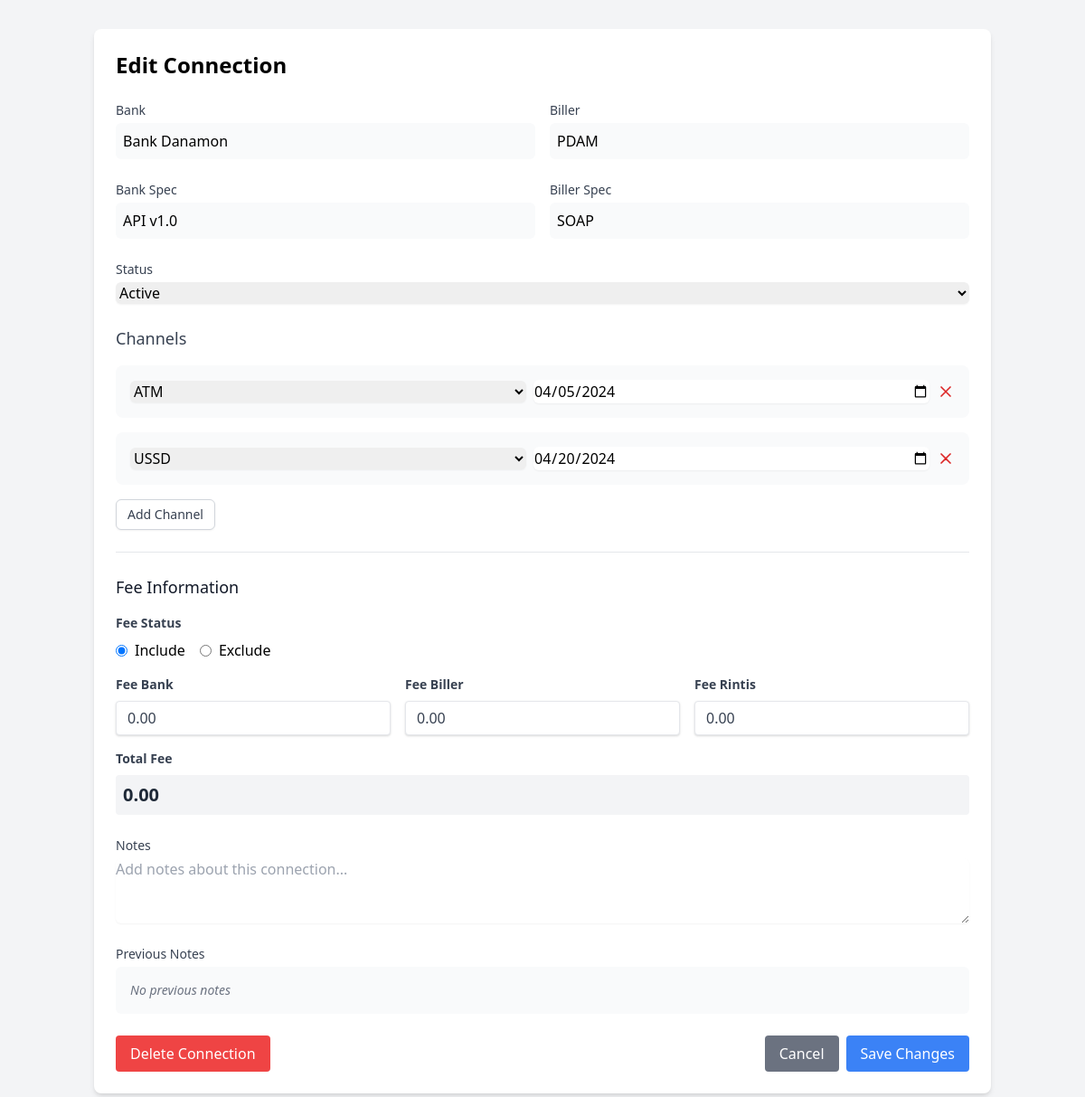
/edit_connection.php?id=17 (signed in), run on the app's committed database.
### tables this page shows
CREATE TABLE `prima_data` (
    `id` int(11) NOT NULL AUTO_INCREMENT,
    `bank_id` BIGINT NOT NULL,
    `biller_id` BIGINT NOT NULL,
    `bank_spec_id` int(11) NOT NULL,
    `biller_spec_id` int(11) NOT NULL,
    `date_live` date NOT NULL,
    `status` enum('active','inactive') NOT NULL DEFAULT 'active',
    `fee_bank` DECIMAL(10,2) DEFAULT 0.00,
    `fee_biller` DECIMAL(10,2) DEFAULT 0.00,
    `fee_rintis` DECIMAL(10,2) DEFAULT 0.00,
    `fee_included` TINYINT(1) NOT NULL DEFAULT 1,
    `notes` TEXT DEFAULT NULL,
    `created_by` INT NOT NULL,
    `updated_by` INT NOT NULL,
    `created_at` TIMESTAMP DEFAULT CURRENT_TIMESTAMP,
    `updated_at` TIMESTAMP DEFAULT CURRENT_TIMESTAMP ON UPDATE CURRENT_TIMESTAMP,
    PRIMARY KEY (`id`),
    FOREIGN KEY (bank_id) REFERENCES banks(id),
    FOREIGN KEY (biller_id) REFERENCES billers(id),
    FOREIGN KEY (bank_spec_id) REFERENCES specs(id),
    FOREIGN KEY (biller_spec_id) REFERENCES specs(id),
    FOREIGN KEY (created_by) REFERENCES users(id),
    FOREIGN KEY (updated_by) REFERENCES users(id)
);

CREATE TABLE `banks` (
    `id` BIGINT NOT NULL AUTO_INCREMENT,
    `bank_id` VARCHAR(10) UNIQUE NOT NULL,
    `name` varchar(255) NOT NULL,
    `spec_id` INT NOT NULL,
    `created_by` INT NOT NULL,
    `created_at` TIMESTAMP DEFAULT CURRENT_TIMESTAMP,
    PRIMARY KEY (`id`),
    FOREIGN KEY (spec_id) REFERENCES specs(id),
    FOREIGN KEY (created_by) REFERENCES users(id)
);

CREATE TABLE `billers` (
    `id` BIGINT NOT NULL AUTO_INCREMENT,
    `biller_id` VARCHAR(10) UNIQUE NOT NULL,
    `name` varchar(255) NOT NULL,
    `spec_id` INT NOT NULL,
    `created_by` INT NOT NULL,
    `created_at` TIMESTAMP DEFAULT CURRENT_TIMESTAMP,
    PRIMARY KEY (`id`),
    FOREIGN KEY (spec_id) REFERENCES specs(id),
    FOREIGN KEY (created_by) REFERENCES users(id)
);

CREATE TABLE `specs` (
    `id` int(11) NOT NULL AUTO_INCREMENT,
    `name` varchar(255) NOT NULL,
    `created_by` INT NOT NULL,
    `created_at` TIMESTAMP DEFAULT CURRENT_TIMESTAMP,
    PRIMARY KEY (`id`),
    FOREIGN KEY (created_by) REFERENCES users(id)
);

CREATE TABLE `connection_channels` (
    `id` int(11) NOT NULL AUTO_INCREMENT,
    `prima_data_id` int(11) NOT NULL,
    `channel_id` int(11) NOT NULL,
    `date_live` date NOT NULL,
    `status` enum('active','inactive') NOT NULL DEFAULT 'active',
    `created_by` INT NOT NULL,
    `updated_by` INT NOT NULL,
    `created_at` TIMESTAMP DEFAULT CURRENT_TIMESTAMP,
    `updated_at` TIMESTAMP DEFAULT CURRENT_TIMESTAMP ON UPDATE CURRENT_TIMESTAMP,
    PRIMARY KEY (`id`),
    FOREIGN KEY (prima_data_id) REFERENCES prima_data(id),
    FOREIGN KEY (channel_id) REFERENCES channels(id),
    FOREIGN KEY (created_by) REFERENCES users(id),
    FOREIGN KEY (updated_by) REFERENCES users(id)
);

CREATE TABLE `channels` (
    `id` int(11) NOT NULL AUTO_INCREMENT,
    `name` varchar(255) NOT NULL,
    `description` TEXT DEFAULT NULL,
    `created_by` INT NOT NULL,
    `updated_by` INT NOT NULL,
    `created_at` TIMESTAMP DEFAULT CURRENT_TIMESTAMP,
    `updated_at` TIMESTAMP DEFAULT CURRENT_TIMESTAMP ON UPDATE CURRENT_TIMESTAMP,
    PRIMARY KEY (`id`),
    FOREIGN KEY (created_by) REFERENCES users(id),
    FOREIGN KEY (updated_by) REFERENCES users(id)
);

### public/edit_connection.php (the view, shortened to what the rows shown need)
<?php
$database = new Database();
$pdo = $database->getConnection();
$id = $_GET['id'] ?? 0;
$stmt = $pdo->prepare("SELECT pd.*,
    b.name as bank_name,
    bl.name as biller_name,
    bs.name as bank_spec_name,
    bls.name as biller_spec_name
    FROM prima_data pd
    LEFT JOIN banks b ON pd.bank_id = b.id
    LEFT JOIN billers bl ON pd.biller_id = bl.id
    LEFT JOIN specs bs ON pd.bank_spec_id = bs.id
    LEFT JOIN specs bls ON pd.biller_spec_id = bls.id
    WHERE pd.id = ?");
$stmt->execute([$id]);
$connection = $stmt->fetch(PDO::FETCH_ASSOC);
?>
<!DOCTYPE html>
<html lang="en">
<head>
    <link href="https://cdn.jsdelivr.net/npm/tailwindcss@2.2.19/dist/tailwind.min.css" rel="stylesheet">
</head>
<body class="bg-gray-100">
    <div class="container mx-auto px-4 py-8">
        <div class="bg-white rounded-lg shadow-md p-6">
            <h2 class="text-2xl font-bold mb-6">Edit Connection</h2>
            <form id="editConnectionForm" method="POST" class="space-y-6">
                <div class="grid grid-cols-2 gap-4">
                    <div>
                        <label class="block text-sm font-medium text-gray-700">Bank</label>
                        <div class="mt-1 p-2 bg-gray-50 rounded-md">
                            <?php echo htmlspecialchars($connection['bank_name']); ?>
                        </div>
                    </div>
                    <div>
                        <label class="block text-sm font-medium text-gray-700">Biller</label>
                        <div class="mt-1 p-2 bg-gray-50 rounded-md">
                            <?php echo htmlspecialchars($connection['biller_name']); ?>
                        </div>
                    </div>
                </div>
                <div class="grid grid-cols-2 gap-4">
                    <div>
                        <label class="block text-sm font-medium text-gray-700">Bank Spec</label>
                        <div class="mt-1 p-2 bg-gray-50 rounded-md">
                            <?php echo htmlspecialchars($connection['bank_spec_name']); ?>
                        </div>
                    </div>
                    <div>
                        <label class="block text-sm font-medium text-gray-700">Biller Spec</label>
                        <div class="mt-1 p-2 bg-gray-50 rounded-md">
                            <?php echo htmlspecialchars($connection['biller_spec_name']); ?>
                        </div>
                    </div>
                </div>
                <div>
                    <label class="block text-sm font-medium text-gray-700">Status</label>
                    <select name="status" class="mt-1 block w-full rounded-md border-gray-300 shadow-sm" required>
                        <option value="active" <?php echo $connection['status'] == 'active' ? 'selected' : ''; ?>>Active</option>
                    </select>
                </div>
                <div class="mt-6">
                    <div id="channelContainer" class="space-y-4">
                        <?php
                        $stmt = $pdo->prepare("
                            SELECT cc.*, ch.name as channel_name
                            FROM connection_channels cc
                            JOIN channels ch ON cc.channel_id = ch.id
                            WHERE cc.prima_data_id = ?
                            ORDER BY cc.date_live
                        ");
                        $stmt->execute([$id]);
                        $existing_channels = $stmt->fetchAll(PDO::FETCH_ASSOC);
                        $stmt = $pdo->query("SELECT * FROM channels ORDER BY name");
                        $all_channels = $stmt->fetchAll(PDO::FETCH_ASSOC);
                        foreach ($existing_channels as $channel): ?>
                            <div class="channel-entry bg-gray-50 p-4 rounded-lg">
                                <div class="flex items-center justify-between">
                                    <div class="flex-1">
                                        <select name="channels[]" class="w-full rounded-md border-gray-300 shadow-sm mr-2">
                                            <?php foreach ($all_channels as $ch): ?>
                                                <option value="<?php echo $ch['id']; ?>"
                                                    <?php echo $ch['id'] == $channel['channel_id'] ? 'selected' : ''; ?>>
                                                    <?php echo htmlspecialchars($ch['name']); ?>
                                                </option>
                                            <?php endforeach; ?>
                                        </select>
                                    </div>
                                    <div class="flex-1 ml-2">
                                        <input type="date" name="channel_dates[]"
                                            value="<?php echo $channel['date_live']; ?>"
                                            class="w-full rounded-md border-gray-300 shadow-sm"
                                            required>
                                    </div>
                                    <button type="button" onclick="removeChannel(this)"
                                            class="ml-2 text-red-600 hover:text-red-800">
                                        <svg class="w-5 h-5" fill="none" stroke="currentColor" viewBox="0 0 24 24">
                                            <path stroke-linecap="round" stroke-linejoin="round" stroke-width="2" d="M6 18L18 6M6 6l12 12"/>
                                        </svg>
                                    </button>
                                </div>
                            </div>
                        <?php endforeach; ?>
                    </div>
                </div>
                <div class="mt-6 border-t pt-6">
                    <div class="mb-4">
                        <div class="flex space-x-4">
                            <label class="inline-flex items-center">
                                <input type="radio" name="fee_inclusion" value="include"
                                    <?php echo $connection['fee_included'] == 1 ? 'checked' : ''; ?>
                                    class="form-radio text-blue-600">
                                <span class="ml-2">Include</span>
                            </label>
                            <label class="inline-flex items-center">
                                <input type="radio" name="fee_inclusion" value="exclude"
                                    <?php echo $connection['fee_included'] == 0 ? 'checked' : ''; ?>
                                    class="form-radio text-blue-600">
                                <span class="ml-2">Exclude</span>
                            </label>
                        </div>
                    </div>
                    <div class="grid grid-cols-3 gap-4">
                        <div>
                            <label class="block text-gray-700 text-sm font-bold mb-2" for="fee_bank">
                                Fee Bank
                            </label>
                            <input type="number"
                                name="fee_bank"
                                id="fee_bank"
                                step="0.01"
                                min="0"
                                value="<?php echo number_format((float)$connection['fee_bank'], 2, '.', ''); ?>"
                                class="shadow appearance-none border rounded w-full py-2 px-3 text-gray-700 leading-tight focus:outline-none focus:shadow-outline"
                                oninput="calculateTotalFee()">
                        </div>
                        <div>
                            <label class="block text-gray-700 text-sm font-bold mb-2" for="fee_biller">
                                Fee Biller
                            </label>
                            <input type="number"
                                name="fee_biller"
                                id="fee_biller"
                                step="0.01"
                                min="0"
                                value="<?php echo number_format((float)$connection['fee_biller'], 2, '.', ''); ?>"
                                class="shadow appearance-none border rounded w-full py-2 px-3 text-gray-700 leading-tight focus:outline-none focus:shadow-outline"
                                oninput="calculateTotalFee()">
                        </div>
                        <div>
                            <label class="block text-gray-700 text-sm font-bold mb-2" for="fee_rintis">
                                Fee Rintis
                            </label>
                            <input type="number"
                                name="fee_rintis"
                                id="fee_rintis"
                                step="0.01"
                                min="0"
                                value="<?php echo number_format((float)$connection['fee_rintis'], 2, '.', ''); ?>"
                                class="shadow appearance-none border rounded w-full py-2 px-3 text-gray-700 leading-tight focus:outline-none focus:shadow-outline"
                                oninput="calculateTotalFee()">
                        </div>
                    </div>
                    <div class="mt-4">
                        <label class="block text-gray-700 text-sm font-bold mb-2">Total Fee</label>
                        <div id="total_fee" class="text-xl font-bold text-gray-800 bg-gray-100 p-2 rounded">
                            <?php
                            $total = (float)$connection['fee_bank'] +
                                    (float)$connection['fee_biller'] +
                                    (float)$connection['fee_rintis'];
                            echo number_format($total, 2);
                            ?>
                        </div>
                    </div>
                </div>
            </form>
        </div>
    </div>
</body>
</html>

### data on the page
prima_data: bank.name "Bank Danamon", biller.name "PDAM", bank_spec.name "API v1.0", biller_spec.name "SOAP", status "Active", fee_included "☑ Include", fee_included "☐ Exclude", fee_bank "0.00", fee_biller "0.00", fee_rintis "0.00"
connection_channels: channel.name "ATM", date_live "04/05/2024"
connection_channels: channel.name "USSD", date_live "04/20/2024"
